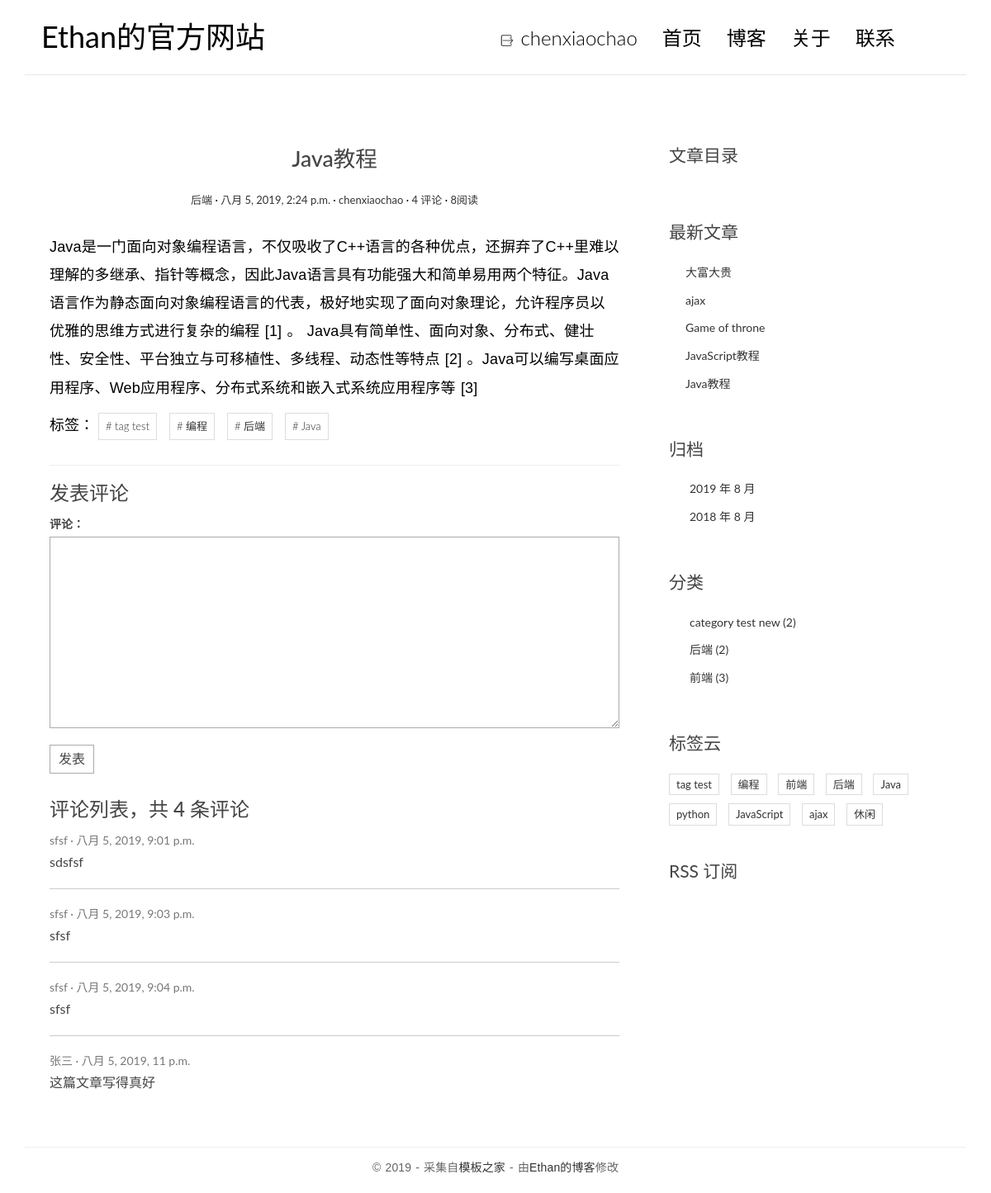
Screenshot of /post/3/ (signed in) with the database file from the repository.
### blog/models.py (models this page shows, shortened)
class Post(models.Model):
    title = models.CharField(max_length=70, verbose_name='标题')
    body = models.TextField(verbose_name='正文')
    created_time = models.DateTimeField(verbose_name='创建时间')
    modified_time = models.DateTimeField(verbose_name='修改时间')
    excerpt = models.CharField(max_length=200, blank=True, verbose_name='文章摘要')
    category = models.ForeignKey(Category,
                                 on_delete=models.DO_NOTHING)
    tags = models.ManyToManyField(Tag, blank=True, verbose_name='标签')
    author = models.ForeignKey(User, verbose_name='作者',
                               on_delete=models.DO_NOTHING,)
    views = models.PositiveIntegerField(default=0, verbose_name='阅读量')
    def increase_views(self):
        self.views += 1
        self.save(update_fields=['views'])
    def get_absolute_url(self):
        return reverse('blog:detail', kwargs={'pk': self.pk})
    class Meta:
        ordering = ['-created_time', 'title']
        verbose_name_plural = '文章'
    def save(self, *args, **kwargs):
        if not self.excerpt:
            md = markdown.Markdown(extensions=[
                'markdown.extensions.extra',
                'markdown.extensions.codehilite',
            ])
            self.excerpt = strip_tags(md.convert(self.body))[:54]
        super(Post, self).save(*args, **kwargs)

class Category(models.Model):
    name = models.CharField(max_length=100, verbose_name='分类')
    class Meta:
        verbose_name_plural = '分类'

class Tag(models.Model):
    name = models.CharField(max_length=100, verbose_name='标签')
    class Meta:
        verbose_name_plural = '标签'

### comments/models.py (models this page shows, shortened)
class Comment(models.Model):
    name = models.CharField(max_length=100)
    email = models.EmailField(max_length=255)
    url = models.URLField(blank=True)
    text = models.TextField()
    created_time = models.DateTimeField(auto_now_add=True)
    post = models.ForeignKey('blog.Post',
                             on_delete=models.DO_NOTHING,)
    class Meta:
        verbose_name_plural = '评论'

### blog/views.py (the view)
# urls.py: url(r'^post/(?P<pk>[0-9]+)/$', views.PostDetailView.as_view(), name='detail'),
class PostDetailView(DetailView):
    model = Post
    template_name = 'blog/detail.html'
    context_object_name = 'post'
    def get(self, request, *args, **kwargs):
        response = super(PostDetailView, self).get(request, *args, **kwargs)
        self.object.increase_views()
        return response
    def get_object(self, queryset=None):
        post = super(PostDetailView, self).get_object(queryset=None)
        md = markdown.Markdown(extensions=[
                              'markdown.extensions.extra',
                              'markdown.extensions.codehilite',
                              TocExtension(slugify=slugify),
                          ])
        post.body = md.convert(post.body)
        post.toc = md.toc
        return post
    def get_context_data(self, **kwargs):
        context = super(PostDetailView, self).get_context_data(**kwargs)
        form = CommentForm()
        comment_list =self.object.comment_set.all()
        context.update({
            'form': form,
            'comment_list': comment_list
        })
        return context

### comments/forms.py
class CommentForm(forms.ModelForm):
    class Meta:
        model = Comment
        fields = ['name', 'email', 'url', 'text']

### blog/templatetags/blog_tags.py (called while the page is built)
@register.simple_tag
def get_recent_posts(num=5):
    return Post.objects.all().order_by('-created_time')[:num]

@register.simple_tag
def archives():               # 归档
    return Post.objects.dates('created_time', 'month', order='DESC')

@register.simple_tag
def get_categories():
    return Category.objects.annotate(num_posts=Count('post')).filter(num_posts__gt=0)

@register.simple_tag
def get_tags():
    return Tag.objects.annotate(num_posts=Count('post')).filter(num_posts__gt=0)

### templates/blog/detail.html (shortened to what this page needs)
{% extends 'base.html' %}
{% block main %}
    <article class="post post-{{ post.pk }}">
        <header class="entry-header">
            <h1 class="entry-title">{{ post.title }}</h1>
            <div class="entry-meta">
                <span class="post-category"><a href="#">{{ post.category.name }}</a></span>
                <span class="post-date"><a href="#"><time class="entry-date"
                                                          datetime="{{ post.created_time }}">{{ post.created_time }}</time></a></span>
                <span class="post-author"><a href="#">{{ post.author }}</a></span>
                <span class="comments-link"><a href="#">{{ post.comment_set.count }} 评论</a></span>
                <span class="views-count"><a href="#">{{ post.views }}阅读</a></span>
            </div>
        </header>
        <div class="entry-content clearfix">
            {{ post.body|safe }}
            <div class="widget-tag-cloud">
                <ul>
                    标签：
                    {% for tag in post.tags.all %}
                        <li><a href="{% url 'blog:tag' tag.pk %}"># {{ tag.name }}</a></li>
                    {% endfor %}
                </ul>
            </div>
        </div>
    </article>
    <section class="comment-area" id="comment-area">
        <hr>
        <h3>发表评论</h3>
        <form action="{% url 'comments:post_comment' post.pk %}" method="post" class="comment-form">
            <div class="row">
                {% if user.is_authenticated %}
                <div class="col-md-12">
                    <label for="{{ form.text.id_for_label }}">评论：</label>
                    {{ form.text }}
                    <button type="submit" class="comment-btn">发表</button>
                </div>
                {% else %}
                <a href="{% url 'login' %}">登录</a>后评论
                {% endif %}
            </div>
        </form>
        <div class="comment-list-panel">
            <h3>评论列表，共 <span>{{ post.comment_set.count }}</span> 条评论</h3>
            <ul class="comment-list list-unstyled">
                {% for comment in comment_list %}
                <li class="comment-item">
                    <span class="nickname">{{ comment.name }}</span>
                    <time class="submit-date">{{ comment.created_time }}</time>
                    <div class="text">
                        {{ comment.text }}
                    </div>
                </li>
                {% empty %}
                暂无评论！
                {% endfor %}
            </ul>
        </div>
    </section>
{% endblock main %}
{% block toc %}
        <div class="widget widget-content">
            <h3 class="widget-title">文章目录</h3>
        </div>
{% endblock toc %}

### templates/base.html (shortened to what this page needs)
{% load staticfiles %}
{% load blog_tags %}
<!DOCTYPE html>
<html>
<head>
    <link rel="stylesheet" href="http://code.ionicframework.com/ionicons/2.0.1/css/ionicons.min.css">
    <link rel="stylesheet" href="{% static 'blog/css/bootstrap.min.css' %}">
    <link rel="stylesheet" href="{% static 'blog/css/pace.css' %}">
    <link rel="stylesheet" href="{% static 'blog/css/custom.css' %}">
    <link rel="stylesheet" href="{% static 'blog/css/highlights/github.css' %}">
</head>
<body>
<div class="container">
    <header id="site-header">
        <div class="row">
            <div class="col-md-4 col-sm-5 col-xs-8">
                <div class="logo">
                    <h1><a href="{% url 'blog:index' %}"><b>Ethan</b>的官方网站</a></h1>
                </div>
            </div>
            <div class="col-md-8 col-sm-7 col-xs-4">
                <nav class="main-nav" role="navigation">
                    <div class="collapse navbar-collapse" id="bs-example-navbar-collapse-1">
                        <ul class="nav navbar-nav navbar-right">
                            {% if user.is_authenticated %}
                            <li>
                                <a href="{% url 'logout' %}?next={{ request.path }}" onclick="showLogout()">
                                <img width="20px" height="20px" src="{% static 'blog/img/exit.png' %}" alt="">
                                {{ user.username }}
                                </a>
                            </li>
                            {% else %}
                            <li class="cl-effect-11"><a href="{% url 'login' %}?next={{ request.path }}" data-hover="登录">登录</a></li>
                            {% endif %}
                            <li class="cl-effect-11"><a href="{% url 'blog:index' %}" data-hover="首页">首页</a></li>
                            <li class="cl-effect-11"><a href="#" data-hover="博客">博客</a></li>
                            <li class="cl-effect-11"><a href="#" data-hover="关于">关于</a></li>
                            <li class="cl-effect-11"><a href="#" data-hover="联系">联系</a></li>
                        </ul>
                    </div>
                </nav>
            </div>
        </div>
    </header>
</div>
<div class="content-body">
    <div class="container">
        <div class="row">
            <main class="col-md-8">
                {% block main %}
                {% endblock main %}
            </main>
            <aside class="col-md-4">
                {% block toc %}
                {% endblock toc %}
                <div class="widget widget-recent-posts">
                    <h3 class="widget-title">最新文章</h3>
                    {% get_recent_posts as recent_post_list %}
                    <ul>
                        {% for post in recent_post_list %}
                            <li>
                                <a href="{{ post.get_absolute_url }}">{{ post.title }}</a>
                            </li>
                        {% empty %}
                            暂无文章！
                        {% endfor %}
                    </ul>
                </div>
                <div class="widget widget-archives">
                    <h3 class="widget-title">归档</h3>
                    {% archives as date_list %}
                    <ul>
                        {% for date in date_list %}
                            <li>
                                <a href="{% url 'blog:archives' date.year date.month %}">{{ date.year }}
                                    年 {{ date.month }} 月</a>
                            </li>
                        {% empty %}
                            暂无归档！
                        {% endfor %}
                    </ul>
                </div>
                <div class="widget widget-category">
                    <h3 class="widget-title">分类</h3>
                    {% get_categories as category_list %}
                    <ul>
                        {% for category in category_list %}
                            <li>
                                <a href="{% url 'blog:category' category.pk %}">{{ category.name }} <span
                                        class="post-count">({{ category.num_posts }})</span></a>
                            </li>
                        {% empty %}
                            暂无分类！
                        {% endfor %}
                    </ul>
                </div>
                <div class="widget widget-tag-cloud">
                    <h3 class="widget-title">标签云</h3>
                    {% get_tags as tag_list %}
                    <ul>
                        {% for tag in tag_list %}
                            <li>
                                <a href="{% url 'blog:tag' tag.pk %}">{{ tag.name }}</a>
                            </li>
                        {% empty %}
                            暂无标签！
                        {% endfor %}
                    </ul>
                </div>
                <div class="rss">
                    <a href="{% url 'rss' %}"> RSS 订阅</a>
                </div>
            </aside>
        </div>
    </div>
</div>
<footer id="site-footer">
    <div class="container">
        <div class="row">
            <div class="col-md-12">
                <p class="copyright">&copy 2019 - 采集自<a href="http://www.cssmoban.com/"
                                                        target="_blank" title="模板之家">模板之家</a>
                    - 由<a href="http://www.chenxiaochao.com/" title="网页模板" target="_blank">Ethan的博客</a>修改
                </p>
            </div>
        </div>
    </div>
</footer>
</body>
</html>

### blog/static/blog/css/custom.css (style rules this page uses)
* { outline: none; }
h1, h2, h3, h4, h5, h6 { margin-top: 0; }
b { font-weight: 400; }
a { color: #333; }
body { color: #444; font-family: 'Lato', sans-serif; }
p { font-family: 'Ubuntu', sans-serif; font-weight: 400; word-spacing: 1px; letter-spacing: 0.01em; }
img { max-width: 100%; }
#site-header { background-color: #FFF; padding: 25px 20px; margin-bottom: 40px; border-bottom: 1px solid #e7e7e7; }
.logo h1 a { color: #000; }
.logo h1 { margin: 0; font-family: 'Lato', sans-serif; font-weight: 300; }
.main-nav { margin-top: 11px; max-width: 95%; }
.main-nav a { color: #000000 !important; padding: 0 0 5px 0 !important; margin-right: 30px; font-family: 'Lato', sans-serif; font-weight: 300; font-size: 24px; }
.cl-effect-11 a { padding: 10px 0; color: #0972b4; text-shadow: none; }
.cl-effect-11 a::before { position: absolute; top: 0; left: 0; overflow: hidden; padding: 0 0 5px 0 !important; max-width: 0; border-bottom: 1px solid #000; color: #000; content: attr(data-hover); white-space: nowrap; -webkit-transition: max-width 0.5s; -moz-transition: max-width 0.5s; transition: max-width 0.5s; }
.content-body { padding-bottom: 4em; }
.post { background: #fff; padding: 30px 30px 0; }
.entry-title { text-align: center; font-size: 1.9em; margin-bottom: 20px; line-height: 1.6; padding: 10px 20px 0; }
.entry-meta { text-align: center; color: #DDDDDD; font-size: 13px; margin-bottom: 30px; }
.entry-content { font-size: 18px; line-height: 1.9; font-weight: 300; color: #000; }
.post-category::after, .post-date::after, .post-author::after, .comments-link::after { content: ' ·'; color: #000; }
.widget { background: #fff; padding: 30px 0 0; }
.widget-title { font-size: 1.5em; margin-bottom: 20px; line-height: 1.6; padding: 10px 0 0; font-weight: 400; }
.widget-recent-posts ul { padding: 0; margin: 0; padding-left: 20px; }
.widget-recent-posts ul li { list-style-type: none; position: relative; line-height: 170%; margin-bottom: 10px; }
.widget-recent-posts ul li::before { content: '\f3d3'; font-family: "Ionicons"; position: absolute; left: -17px; top: 3px; font-size: 16px; color: #000; }
.widget-archives ul { padding: 0; margin: 0; padding-left: 25px; }
.widget-archives ul li { list-style-type: none; position: relative; line-height: 170%; margin-bottom: 10px; }
.widget-archives ul li::before { content: '\f3f3'; font-family: "Ionicons"; position: absolute; left: -25px; top: 1px; font-size: 16px; color: #000; }
.widget-category ul { padding: 0; margin: 0; padding-left: 25px; }
.widget-category ul li { list-style-type: none; position: relative; line-height: 170%; margin-bottom: 10px; }
.widget-category ul li::before { content: '\f3fe'; font-family: "Ionicons"; position: absolute; left: -25px; top: 1px; font-size: 18px; color: #000; }
.widget-tag-cloud ul { padding: 0; margin: 0; margin-right: -10px; }
.widget-tag-cloud ul li { list-style-type: none; font-size: 13px; display: inline-block; margin-right: 10px; margin-bottom: 10px; padding: 3px 8px; border: 1px solid #ddd; }
.rss { font-size: 21px; margin-top: 30px; }
.rss a { color: #444; }
#site-footer { padding-top: 10px; padding: 0 0 1.5em 0; }
.copyright { text-align: center; padding-top: 1em; margin: 0; border-top: 1px solid #eee; color: #666; }
.contact-form textarea, .comment-form textarea { border: 1px solid #aaa; margin-bottom: 15px; width: 100%; padding: 15px 15px; font-size: 16px; line-height: 20px !important; min-height: 183px; transition: 0.4s border-color linear; }
.comment-area { padding: 0 30px 0; }
.comment-form { margin-top: 15px; }
.comment-form .comment-btn { background-color: #fff; border: 1px solid #aaa; font-size: 16px; padding: 5px 10px; }
.comment-list-panel { margin-top: 30px; }
.comment-list { margin-top: 15px; }
.comment-item:not(:last-child) { border-bottom: 1px #ccc solid; margin-bottom: 20px; padding-bottom: 20px; }
.comment-item .nickname, .comment-item .submit-date { color: #777; font-size: 14px; }
.comment-item .nickname:after { content: ' ·'; }
.comment-item .text { padding-top: 5px; font-size: 16px; }

### rows the page displays
Post: title "Java教程", category.name "后端", created_time "八月 5, 2019, 2:24 p.m.", author "chenxiaochao", comment_set.count "4", views "8", body "Java是一门面向对象编程语言，不仅吸收了C++语言的各种优点，还摒弃了C++里难以理解的多继承、指针等概念，因此Java语言具有功能强大和简单易用两个特征。Java语言作为静态面向对象编程语言的代表，极好地实现了面向对象理论，允许程序员以优雅的思维方式进行复杂的编程 [1] 。 Java具有简单性、面向对象、分布式、健壮性、安全性、平台独立与可移植性、多线程、动态性等特点 [2] 。Java可以编写桌面应用程序、Web应用程序、分布式系统和嵌入式系统应用程序等 [3]"
Tag: name "tag test"
Tag: name "编程"
Tag: name "后端"
Tag: name "Java"
Comment: name "sfsf", created_time "八月 5, 2019, 9:01 p.m.", text "sdsfsf"
Comment: name "sfsf", created_time "八月 5, 2019, 9:03 p.m.", text "sfsf"
Comment: name "sfsf", created_time "八月 5, 2019, 9:04 p.m.", text "sfsf"
Comment: name "张三", created_time "八月 5, 2019, 11 p.m.", text "这篇文章写得真好"
Post: title "大富大贵"
Post: title "ajax"
Post: title "Game of throne"
Post: title "JavaScript教程"
Category: name "category test new", num_posts "2"
Category: name "后端", num_posts "2"
Category: name "前端", num_posts "3"
Tag: name "前端"
Tag: name "python"
Tag: name "JavaScript"
Tag: name "ajax"
Tag: name "休闲"

### other values shown
{{ user.username }} "chenxiaochao"
{{ date.year }} "2019" "2018"
{{ date.month }} "8" "8"
